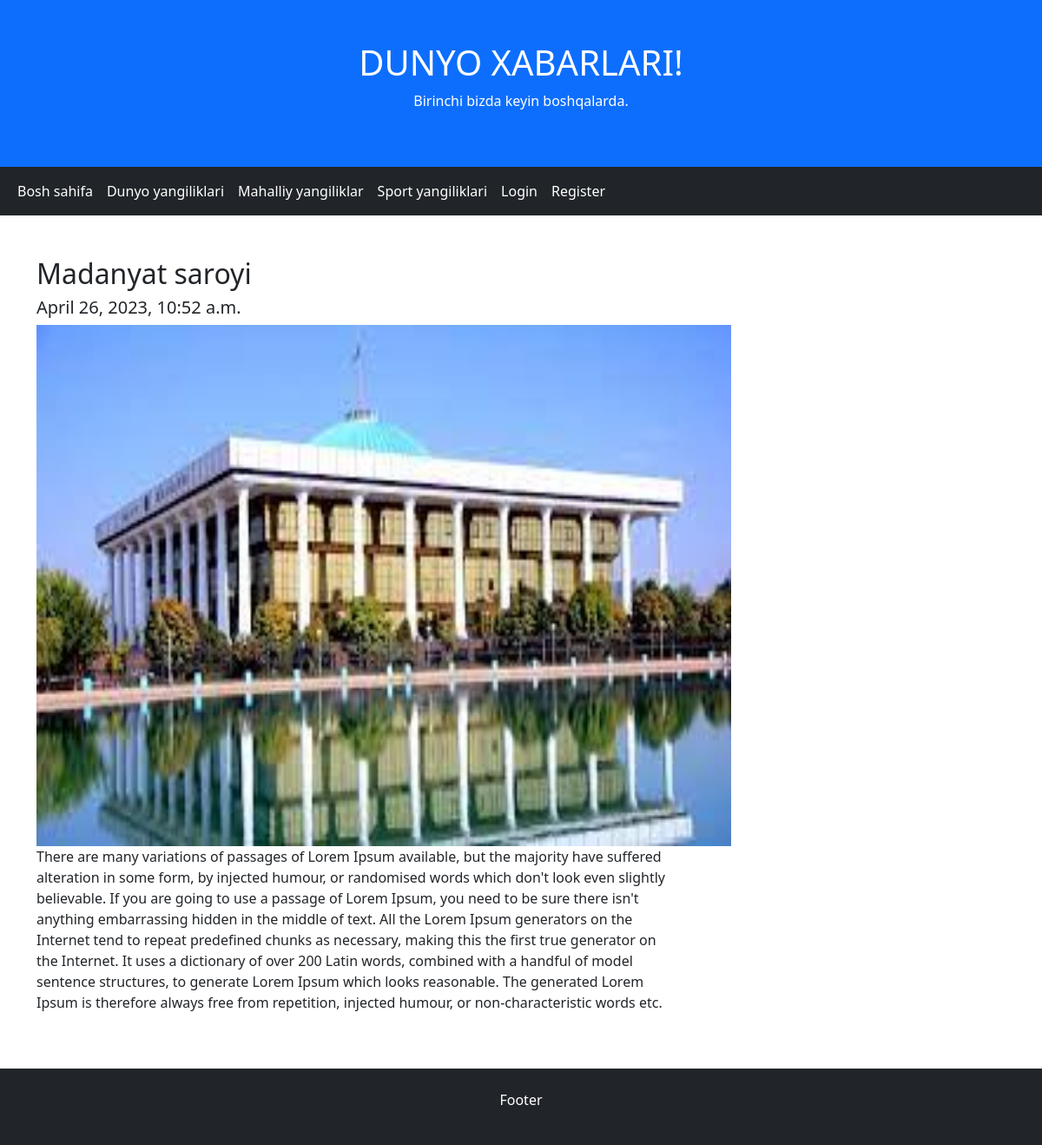
The app's page /article/2 with its own data.
### news/models.py (models this page shows, shortened)
class Article(models.Model):
    LOCAL='local'
    WORLD='world'
    SPORT='sport'
    TAG=(
        ('local',LOCAL),
        ('world',WORLD),
        ('sport',SPORT)
    )
    title = models.CharField(max_length=255, null=True)
    image = models.ImageField(null=True, blank=True)
    context = models.TextField()
    tag=models.CharField(max_length=20,choices=TAG,null=True)
    created_at = models.DateTimeField(auto_now_add=True)
    def image_url(self):
        return self.image.url

### news/views.py (the view)
# urls.py: path('article/<int:id>', article_detail, name='article'),
def article_detail(request,id):
    new = Article.objects.get(id=id)
    context = {
        'new': new
    }
    return render(request=request, template_name='article_detail.html', context=context)

### templates/article_detail.html (shortened to what this page needs)
<!DOCTYPE html>
<html lang="en">
<head>
  <link href="https://cdn.jsdelivr.net/npm/bootstrap@5.2.3/dist/css/bootstrap.min.css" rel="stylesheet">
</head>
<body>
<div class="p-5 bg-primary text-white text-center">
  <h1>DUNYO XABARLARI!</h1>
  <p>Birinchi bizda keyin boshqalarda.</p>
</div>
{% if request.user.is_authenticated %}
<nav class="navbar navbar-expand-sm bg-dark navbar-dark">
  <div class="container-fluid">
    <ul class="navbar-nav">
      <li class="nav-item">
        <a class="nav-link active" href="{% url 'index' %}">Bosh sahifa</a>
      </li>
      <li class="nav-item">
        <a class="nav-link active" href="{% url 'world' %}">Dunyo yangiliklari</a>
      </li>
      <li class="nav-item">
        <a class="nav-link active" href="{% url 'local' %}">Mahalliy yangiliklar</a>
      </li>
      <li class="nav-item">
        <a class="nav-link active" href="{% url 'sport' %}">Sport yangiliklari</a>
      </li>
      <li class="nav-item">
        <a class="nav-link active" href="#">Xush kelinsiz {{ request.user.first_name }}  </a>
      </li>
         <li class="nav-item">
        <a class="nav-link active" href="{% url 'logout' %}">Log Out</a>
      </li>
    </ul>
  </div>
</nav>
{% else %}
<nav class="navbar navbar-expand-sm bg-dark navbar-dark">
  <div class="container-fluid">
    <ul class="navbar-nav">
      <li class="nav-item">
        <a class="nav-link active" href="{% url 'index' %}">Bosh sahifa</a>
      </li>
      <li class="nav-item">
        <a class="nav-link active" href="{% url 'world' %}">Dunyo yangiliklari</a>
      </li>
      <li class="nav-item">
        <a class="nav-link active" href="{% url 'local' %}">Mahalliy yangiliklar</a>
      </li>
      <li class="nav-item">
        <a class="nav-link active" href="{% url 'sport' %}">Sport yangiliklari</a>
      </li>
      <li class="nav-item">
        <a class="nav-link active" href="{% url 'login' %}">Login</a>
      </li>
      <li class="nav-item">
        <a class="nav-link active" href="{% url 'register' %}">Register</a>
      </li>
    </ul>
  </div>
</nav>
{% endif %}
<div class="container mt-5">
  <div class="row">
    <div class="col-sm-8">
      <h2>{{ new.title }}</h2>
      <h5>{{ new.created_at }}</h5>
      <img src="{{ new.image_url }}" width="800" height="600">
      <p>{{ new.context }}</p>
      </div>
  </div>
</div>
<div class="mt-5 p-4 bg-dark text-white text-center">
  <p>Footer</p>
</div>
</body>
</html>

### records on screen
Article: title "Madanyat saroyi", created_at "April 26, 2023, 10:52 a.m.", image_url (picture), context "There are many variations of passages of Lorem Ipsum available, but the majority have suffered alteration in some form, by injected humour, or randomised words which don't look even slightly believable. If you are going to use a passage of Lorem Ipsum, you need to be sure there isn't anything embarrassing hidden in the middle of text. All the Lorem Ipsum generators on the Internet tend to repeat predefined chunks as necessary, making this the first true generator on the Internet. It uses a dictionary of over 200 Latin words, combined with a handful of model sentence structures, to generate Lorem Ipsum which looks reasonable. The generated Lorem Ipsum is therefore always free from…"
